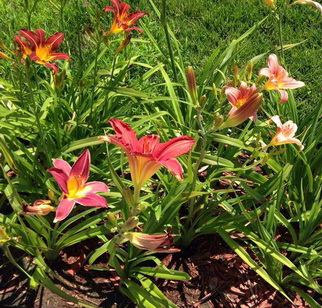
#> input picture 00_DeBai/daylilies.jpg, 322 x 308 px, found by its file name
$ python part3.py
#> lines starting #> are read from the running program, lines starting #| are printed output that depends on the picture
import numpy as np
import matplotlib.pyplot as plt
from PIL import Image
# ==========================================
# PHẦN A: HÀM DÙNG CHUNG
# ==========================================
def to_uint8(x):
    x = np.sign(x) * np.floor(np.abs(x) + 0.5)
    return np.clip(x, 0, 255).astype(np.uint8)

def apply_filter(img, M):
    return to_uint8(img.astype(np.float64) @ M.T)

def apply_filter_loop(img, M):
    m, n, l = img.shape
    out = np.zeros((m, n, l), dtype=np.uint8)
    for i in range(m):
        for j in range(n):
            PixelColor = img[i, j, :].astype(np.float64).reshape(3, 1)
            out[i, j, :] = to_uint8(M @ PixelColor).ravel()
    return out

def show(img, title):
    plt.figure()
    plt.imshow(img, cmap="gray" if img.ndim == 2 else None, vmin=0, vmax=255)
    plt.title(title)
    plt.axis("off")

# ==========================================
# PHẦN B: ĐỌC ẢNH GỐC
# ==========================================
ImJPG = np.array(Image.open("daylilies.jpg").convert("RGB"))
#> ImJPG is the input picture: shape (308, 322, 3); mean R, G, B 95.9, 97.7, 41.7
m, n, l = ImJPG.shape
#> m = 308; n = 322; l = 3

# ==========================================
# PHẦN C: NHIỆM VỤ CỦA THÀNH VIÊN 3
# ==========================================
# %% Task 5: Sepia conversion
SepiaMatrix = np.array([[0.393, 0.769, 0.189],
                        [0.349, 0.686, 0.168],
                        [0.272, 0.534, 0.131]])
ImJPG_Sepia = apply_filter_loop(ImJPG, SepiaMatrix)
#> after the loop in apply_filter_loop, `for i in range(m):`:
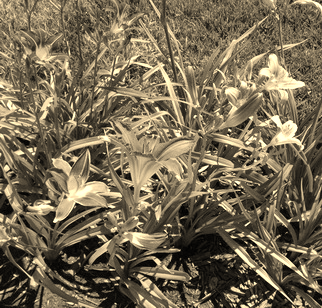
#> out: shape (308, 322, 3); mean R, G, B 119.5, 107.2, 83.7
show(ImJPG_Sepia, "Task 5:Sepia Image")

# %% Task 13: Is the sepia transformation invertible?
detSepia = np.linalg.det(SepiaMatrix)
print(f"det(SepiaMatrix) = {detSepia:.2e}")

condSepia = np.linalg.cond(SepiaMatrix)
print("cond(SepiaMatrix) =", round(condSepia))

InvSepiaMatrix = np.linalg.inv(SepiaMatrix)
print("InvSepiaMatrix =\n", InvSepiaMatrix)

ImJPG_SepiaInv = apply_filter_loop(ImJPG_Sepia, InvSepiaMatrix)
#> after the loop in apply_filter_loop (call 2), `for i in range(m):`:
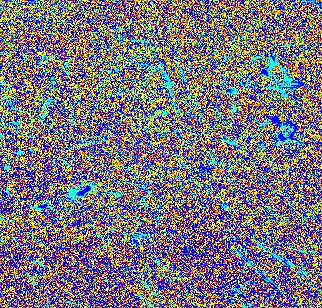
#> out: shape (308, 322, 3); mean R, G, B 121, 117.7, 130.5
ImJPG_SepiaInvOrig = apply_filter_loop(ImJPG, InvSepiaMatrix)
#> after the loop in apply_filter_loop (call 3), `for i in range(m):`:
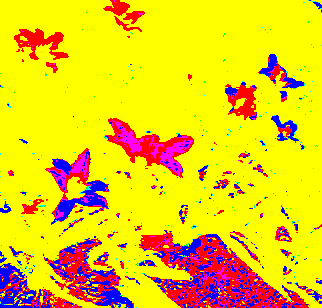
#> out: shape (308, 322, 3); mean R, G, B 235.8, 203, 26.3

show(ImJPG_SepiaInv, "Inverse sepia applied to ImJPG_Sepia")
show(ImJPG_SepiaInvOrig, "Inverse sepia applied to ImJPG")

# Is the sepia transformation invertible?
# Mathematically, yes, since det(SepiaMatrix) is non-zero.
# However, the transformation is irreversible in practice.
# The restored image (ImJPG_SepiaInv) is multi-colored noise because SepiaMatrix
# is ill-conditioned (cond = 16659) and collapses 3D RGB color space nearly onto 1D brown shades.
# The huge entries of InvSepiaMatrix magnify integer rounding errors by over 16000 times, destroying the image.

# Q6: What do you see? Why do you think this happened?
# A6: Formally, the sepia matrix is invertible (det = 1.21e-7 != 0), but the restored
# image (ImJPG_SepiaInv) is random multi-colored noise rather than the original photo.
# The rows of SepiaMatrix are almost linearly dependent, making it severely ill-conditioned
# (cond = 16659) and collapsing 3D RGB color space almost onto 1D brown shades.
# Because of this, InvSepiaMatrix has huge entries (~10^4), which magnify
# rounding errors (up to 0.5) and clipping at 255 by over 16000 times into giant
# errors, completely destroying the image. In practice, sepia is irreversible.
plt.show()
